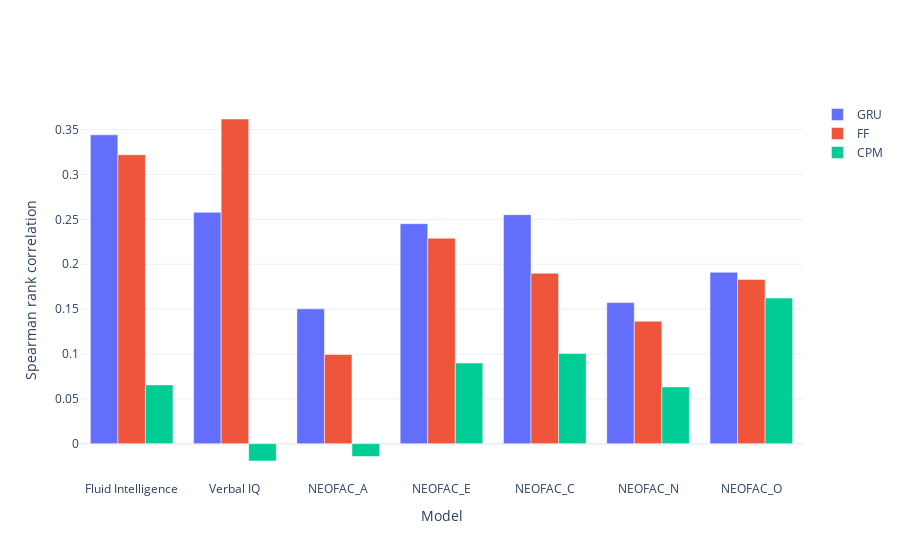

The code cell stored with this chart in its notebook:
### Code cell
fig = go.Figure()
for model in models:
    y = []
    x = []
    for bhv in select_bhv:
        x.append(pretty_bhv[bhv])
        y.append(test_acc[model][bhv])
    bar = go.Bar(name = model.upper(),
                 x = x, y = y)
    fig.add_trace(bar)
    
fig.update_layout(barmode = 'group')
fig.update_xaxes(title_text = 'Model')
fig.update_yaxes(title_text = pretty_score)
fig.show()

### Figure 1 — Plotly figure (JSON) as saved in the notebook; plotly's stock layout.template omitted (floating-point values rounded to 4 significant figures)
{"data": [{"name": "GRU", "type": "bar", "x": ["Fluid Intelligence", "Verbal IQ", "NEOFAC_A", "NEOFAC_E", "NEOFAC_C", "NEOFAC_N", "NEOFAC_O"], "y": [0.3442, 0.2579, 0.1502, 0.2452, 0.2552, 0.1572, 0.191]}, {"name": "FF", "type": "bar", "x": ["Fluid Intelligence", "Verbal IQ", "NEOFAC_A", "NEOFAC_E", "NEOFAC_C", "NEOFAC_N", "NEOFAC_O"], "y": [0.322, 0.3619, 0.09942, 0.229, 0.1899, 0.1365, 0.183]}, {"name": "CPM", "type": "bar", "x": ["Fluid Intelligence", "Verbal IQ", "NEOFAC_A", "NEOFAC_E", "NEOFAC_C", "NEOFAC_N", "NEOFAC_O"], "y": [0.06551, -0.01933, -0.0143, 0.08992, 0.1006, 0.06326, 0.1623]}], "layout": {"barmode": "group", "xaxis": {"title": {"text": "Model"}}, "yaxis": {"title": {"text": "Spearman rank correlation"}}}}
